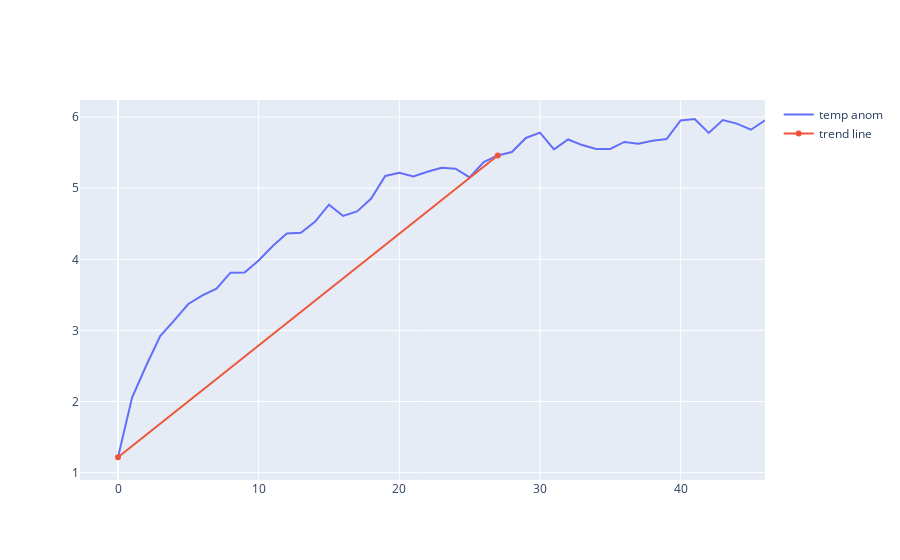

Here is the notebook cell this chart was saved with:
### Code cell
fig = go.Figure()

fig.add_trace(go.Scatter(x = x[:ROLL_PERIOD + 20], y = y[:ROLL_PERIOD + 20], name = 'temp anom'))
fig.add_trace(go.Scatter(x = [x1, x2], y = [y1, y2], name = 'trend line'))

### Figure 1 — Plotly figure (JSON) as saved in the notebook; plotly's stock layout.template omitted (floating-point values rounded to 4 significant figures)
{"data": [{"name": "temp anom", "type": "scatter", "x": [0, 1, 2, 3, 4, 5, 6, 7, 8, 9, 10, 11, 12, 13, 14, 15, 16, 17, 18, 19, 20, 21, 22, 23, 24, 25, 26, 27, 28, 29, 30, 31, 32, 33, 34, 35, 36, 37, 38, 39, 40, 41, 42, 43, 44, 45, 46], "y": [1.217, 2.055, 2.503, 2.922, 3.14, 3.371, 3.492, 3.586, 3.812, 3.813, 3.983, 4.187, 4.364, 4.372, 4.526, 4.768, 4.609, 4.673, 4.854, 5.172, 5.216, 5.166, 5.231, 5.288, 5.273, 5.152, 5.366, 5.461, 5.508, 5.707, 5.781, 5.547, 5.685, 5.606, 5.552, 5.551, 5.65, 5.626, 5.666, 5.691, 5.952, 5.973, 5.776, 5.958, 5.908, 5.822, 5.953]}, {"name": "trend line", "type": "scatter", "x": [0, 27], "y": [1.217, 5.461]}], "layout": {}}
